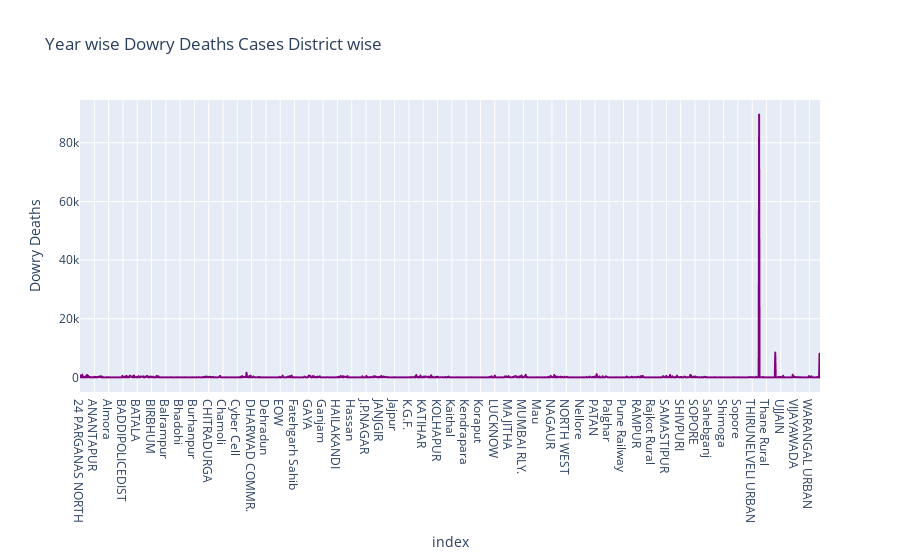

The cell this chart's notebook holds for it:
### Code cell
fig = px.line(total_case_all_years_district, x=total_case_all_years_district.index, y='Dowry Deaths',color_discrete_sequence=['purple'],title='Year wise Dowry Deaths Cases District wise')
fig.show()

### Figure 1 — Plotly figure (JSON) as saved in the notebook; plotly's stock layout.template omitted (floating-point values rounded to 4 significant figures; data arrays with more than 128 entries replaced by an {"elided": "..."} marker saying what was removed)
{"data": [{"hovertemplate": "index=%{x}<br>Dowry Deaths=%{y}<extra></extra>", "legendgroup": "", "line": {"color": "purple", "dash": "solid"}, "marker": {"symbol": "circle"}, "mode": "lines", "name": "", "showlegend": false, "type": "scattergl", "x": {"elided": "1605 str values"}, "xaxis": "x", "y": {"elided": "1605 int values"}, "yaxis": "y"}], "layout": {"legend": {"tracegroupgap": 0}, "title": {"text": "Year wise Dowry Deaths Cases District wise"}, "xaxis": {"anchor": "y", "domain": [0, 1], "title": {"text": "index"}}, "yaxis": {"anchor": "x", "domain": [0, 1], "title": {"text": "Dowry Deaths"}}}}
